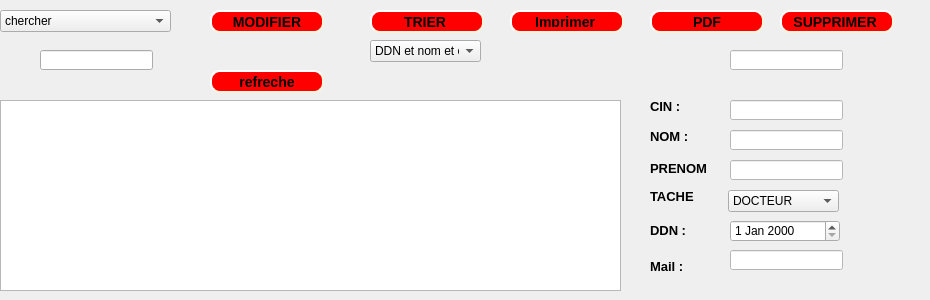
      <widget class="QWidget" name="tab_2">
       <attribute name="title">
        <string>AFFICHER </string>
       </attribute>
       <widget class="QTableView" name="tableView_em">
        <property name="geometry">
         <rect>
          <x>0</x>
          <y>100</y>
          <width>621</width>
          <height>191</height>
         </rect>
        </property>
       </widget>
       <widget class="QPushButton" name="pushButton_3">
        <property name="geometry">
         <rect>
          <x>370</x>
          <y>10</y>
          <width>114</width>
          <height>23</height>
         </rect>
        </property>
        <property name="styleSheet">
         <string notr="true">background-color: red;
    border-style: outset;
    border-width: 2px;
    border-radius: 10px;
    border-color: beige;
    font: bold 14px;
    min-width: 6em;
    padding: 4;

</string>
        </property>
        <property name="text">
         <string>TRIER </string>
        </property>
       </widget>
       <widget class="QPushButton" name="pushButton_sup">
        <property name="geometry">
         <rect>
          <x>780</x>
          <y>10</y>
          <width>114</width>
          <height>23</height>
         </rect>
        </property>
        <property name="styleSheet">
         <string notr="true">background-color: red;
    border-style: outset;
    border-width: 2px;
    border-radius: 10px;
    border-color: beige;
    font: bold 14px;
    min-width: 6em;
    padding: 4;
</string>
        </property>
        <property name="text">
         <string>SUPPRIMER </string>
        </property>
       </widget>
       <widget class="QPushButton" name="pushButton_mod">
        <property name="geometry">
         <rect>
          <x>210</x>
          <y>10</y>
          <width>114</width>
          <height>23</height>
         </rect>
        </property>
        <property name="styleSheet">
         <string notr="true">background-color: red;
    border-style: outset;
    border-width: 2px;
    border-radius: 10px;
    border-color: beige;
    font: bold 14px;
    min-width: 6em;
    padding: 4;</string>
        </property>
        <property name="text">
         <string>MODIFIER</string>
        </property>
       </widget>
       <widget class="QLineEdit" name="lineEdit_supp">
        <property name="geometry">
         <rect>
          <x>730</x>
          <y>50</y>
          <width>113</width>
          <height>20</height>
         </rect>
        </property>
        <property name="styleSheet">
         <string notr="true">background-color: rgb(255, 255, 255);</string>
        </property>
       </widget>
       <widget class="QLabel" name="label_19">
        <property name="geometry">
         <rect>
          <x>650</x>
          <y>220</y>
          <width>51</width>
          <height>20</height>
         </rect>
        </property>
        <property name="font">
         <font>
          <pointsize>10</pointsize>
          <weight>75</weight>
          <bold>true</bold>
         </font>
        </property>
        <property name="text">
         <string>DDN : </string>
        </property>
       </widget>
       <widget class="QLabel" name="label_12">
        <property name="geometry">
         <rect>
          <x>650</x>
          <y>130</y>
          <width>47</width>
          <height>13</height>
         </rect>
        </property>
        <property name="font">
         <font>
          <pointsize>10</pointsize>
          <weight>75</weight>
          <bold>true</bold>
         </font>
        </property>
        <property name="text">
         <string>NOM : </string>
        </property>
       </widget>
       <widget class="QLineEdit" name="lineEditCin_2">
        <property name="geometry">
         <rect>
          <x>730</x>
          <y>100</y>
          <width>113</width>
          <height>20</height>
         </rect>
        </property>
        <property name="styleSheet">
         <string notr="true">background-color: rgb(255, 255, 255);</string>
        </property>
       </widget>
       <widget class="QLabel" name="label_13">
        <property name="geometry">
         <rect>
          <x>650</x>
          <y>260</y>
          <width>47</width>
          <height>13</height>
         </rect>
        </property>
        <property name="font">
         <font>
          <pointsize>10</pointsize>
          <weight>75</weight>
          <bold>true</bold>
         </font>
        </property>
        <property name="text">
         <string>Mail : </string>
        </property>
       </widget>
       <widget class="QLabel" name="label_14">
        <property name="geometry">
         <rect>
          <x>650</x>
          <y>100</y>
          <width>47</width>
          <height>13</height>
         </rect>
        </property>
        <property name="font">
         <font>
          <pointsize>10</pointsize>
          <weight>75</weight>
          <bold>true</bold>
         </font>
        </property>
        <property name="text">
         <string>CIN : </string>
        </property>
       </widget>
       <widget class="QLineEdit" name="lineEditMail_2">
        <property name="geometry">
         <rect>
          <x>730</x>
          <y>250</y>
          <width>113</width>
          <height>20</height>
         </rect>
        </property>
        <property name="styleSheet">
         <string notr="true">background-color: rgb(255, 255, 255);</string>
        </property>
       </widget>
       <widget class="QLineEdit" name="lineEditNom_2">
        <property name="geometry">
         <rect>
          <x>730</x>
          <y>130</y>
          <width>113</width>
          <height>20</height>
         </rect>
        </property>
        <property name="styleSheet">
         <string notr="true">background-color: rgb(255, 255, 255);</string>
        </property>
       </widget>
       <widget class="QLineEdit" name="lineEditPrenom_2">
        <property name="geometry">
         <rect>
          <x>730</x>
          <y>160</y>
          <width>113</width>
          <height>20</height>
         </rect>
        </property>
        <property name="styleSheet">
         <string notr="true">background-color: rgb(255, 255, 255);</string>
        </property>
       </widget>
       <widget class="QLabel" name="label_15">
        <property name="geometry">
         <rect>
          <x>650</x>
          <y>190</y>
          <width>47</width>
          <height>13</height>
         </rect>
        </property>
        <property name="font">
         <font>
          <pointsize>10</pointsize>
          <weight>75</weight>
          <bold>true</bold>
         </font>
        </property>
        <property name="text">
         <string>TACHE : </string>
        </property>
       </widget>
       <widget class="QLabel" name="label_16">
        <property name="geometry">
         <rect>
          <x>650</x>
          <y>160</y>
          <width>61</width>
          <height>16</height>
         </rect>
        </property>
        <property name="font">
         <font>
          <pointsize>10</pointsize>
          <weight>75</weight>
          <bold>true</bold>
         </font>
        </property>
        <property name="text">
         <string>PRENOM : </string>
        </property>
       </widget>
       <widget class="QPushButton" name="pushButton_refreche">
        <property name="geometry">
         <rect>
          <x>210</x>
          <y>70</y>
          <width>114</width>
          <height>23</height>
         </rect>
        </property>
        <property name="styleSheet">
         <string notr="true">background-color: red;
    border-style: outset;
    border-width: 2px;
    border-radius: 10px;
    border-color: beige;
    font: bold 14px;
    min-width: 6em;
    padding: 4;</string>
        </property>
        <property name="text">
         <string>refreche</string>
        </property>
       </widget>
       <widget class="QComboBox" name="comboBox_trier">
        <property name="geometry">
         <rect>
          <x>370</x>
          <y>40</y>
          <width>111</width>
          <height>22</height>
         </rect>
        </property>
        <item>
         <property name="text">
          <string>DDN et nom et cin</string>
         </property>
        </item>
        <item>
         <property name="text">
          <string>nom</string>
         </property>
        </item>
        <item>
         <property name="text">
          <string>prenom</string>
         </property>
        </item>
       </widget>
       <widget class="QPushButton" name="pushButton_pdf">
        <property name="geometry">
         <rect>
          <x>650</x>
          <y>10</y>
          <width>114</width>
          <height>23</height>
         </rect>
        </property>
        <property name="styleSheet">
         <string notr="true">background-color: red;
    border-style: outset;
    border-width: 2px;
    border-radius: 10px;
    border-color: beige;
    font: bold 14px;
    min-width: 6em;
    padding: 4;</string>
        </property>
        <property name="text">
         <string>PDF</string>
        </property>
       </widget>
       <widget class="QPushButton" name="pushButton_imprimer">
        <property name="geometry">
         <rect>
          <x>510</x>
          <y>10</y>
          <width>114</width>
          <height>23</height>
         </rect>
        </property>
        <property name="styleSheet">
         <string notr="true">background-color: red;
    border-style: outset;
    border-width: 2px;
    border-radius: 10px;
    border-color: beige;
    font: bold 14px;
    min-width: 6em;
    padding: 4;</string>
        </property>
        <property name="text">
         <string>Imprimer </string>
        </property>
       </widget>
       <widget class="QLabel" name="label_17">
        <property name="geometry">
         <rect>
          <x>180</x>
          <y>10</y>
          <width>21</width>
          <height>21</height>
         </rect>
        </property>
        <property name="text">
         <string/>
        </property>
        <property name="pixmap">
         <pixmap resource="Ressource.qrc">:/recherche.png</pixmap>
        </property>
        <property name="scaledContents">
         <bool>true</bool>
        </property>
       </widget>
       <widget class="QLabel" name="label_22">
        <property name="geometry">
         <rect>
          <x>880</x>
          <y>30</y>
          <width>41</width>
          <height>20</height>
         </rect>
        </property>
        <property name="text">
         <string/>
        </property>
        <property name="pixmap">
         <pixmap resource="Ressource.qrc">:/supprimer.jpg</pixmap>
        </property>
        <property name="scaledContents">
         <bool>true</bool>
        </property>
       </widget>
       <widget class="QComboBox" name="comboBox_chercher">
        <property name="geometry">
         <rect>
          <x>0</x>
          <y>10</y>
          <width>171</width>
          <height>22</height>
         </rect>
        </property>
        <item>
         <property name="text">
          <string>chercher </string>
         </property>
        </item>
        <item>
         <property name="text">
          <string>nom</string>
         </property>
        </item>
        <item>
         <property name="text">
          <string>prenom</string>
         </property>
        </item>
        <item>
         <property name="text">
          <string>cin et nom et prenom</string>
         </property>
        </item>
       </widget>
       <widget class="QDateEdit" name="dateEdit_2">
        <property name="geometry">
         <rect>
          <x>730</x>
          <y>220</y>
          <width>110</width>
          <height>22</height>
         </rect>
        </property>
       </widget>
       <widget class="QComboBox" name="comboBox_Tache2">
        <property name="geometry">
         <rect>
          <x>728</x>
          <y>190</y>
          <width>111</width>
          <height>22</height>
         </rect>
        </property>
        <item>
         <property name="text">
          <string>DOCTEUR</string>
         </property>
        </item>
        <item>
         <property name="text">
          <string>INFERMIERE</string>
         </property>
        </item>
        <item>
         <property name="text">
          <string>CHEF</string>
         </property>
        </item>
       </widget>
       <widget class="QLineEdit" name="lineEdit">
        <property name="geometry">
         <rect>
          <x>40</x>
          <y>50</y>
          <width>113</width>
          <height>20</height>
         </rect>
        </property>
        <property name="text">
         <string/>
        </property>
       </widget>
      </widget>
